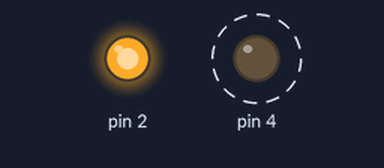
Recording of a sketch running on a simulated Arduino Uno, built with avr-gcc and run on an emulated ATmega328P. Shown: output pins drawn as LEDs (lit = HIGH). Dashed ring = blinking.

Above: at 0.25 s.
At 5.15 s:
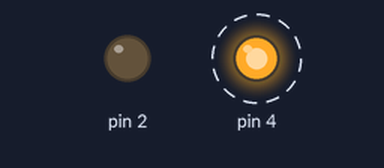
Timing chart, 0 to 6.6 s (numbered marks = the images above):
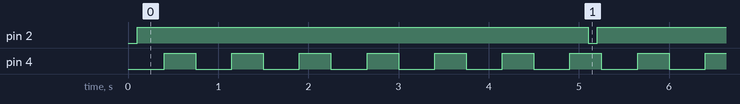

Measured:
- by itself, pin 2: alternates HIGH for 5.0 s and LOW for 0.10 s
- by itself, pin 4: alternates HIGH for 0.35 s and LOW for 0.40 s
- by itself, everything shown: repeats every 25.5 s, in 77 steps

The sketch:

POO_Clases_milis.ino
```cpp
//Una clase no es necesariamente una funcion que se ejecute en cuanto se topa en el
//codigo, de hecho no se puede utilizar de manera directa
//se tienen que usar "clones" para poder acceder a las variables

//Para este ejemplo no requieres nada mas que tu Altair
class Flasher
{
  //Dentro de una clase van variables y funciones. Asi como un constructor y un destructor
  //En una clase no se pueden inicializar las variables de manera directa, solo se les da nombre y tipo
  //Es ahi donde entra el constructor. Mas adelante veras como funciona.
  int ledPin; // el numero del PIN que se usara
  long OnTime; // milisegundos del tiempo encendido
  long OffTime; // millisegundos del tiempo apagado

  int ledState; //Se usara para escribir con digitalWrite en ledPin
  unsigned long previousMillis; // Variable que registra en que ms fue la ultima vez que hubo un cambio


  public: //public, private y protected, eso es parte de la estructura de una clase. Te lo dejo de tarea.
    Flasher(int pin, long on, long off) //Esto es un constructor (es lo que define la plantilla que se usara
    //a la hora de "clonar" la clase para poder emplearla). Tambien nos dice que va a necesitar 3 parametros cuando se usen sus "clones".
    {
      ledPin = pin; //Y aqui es donde podemos inicilizar los valores predeterminados que tendran los clones de la clase
      pinMode(ledPin, OUTPUT);
      OnTime = on;
      OffTime = off;
      ledState = LOW;
      previousMillis = 0;
    }

    void Update() //Sin problemas, dentro de la clase se puede crear una funcion
    {
      // Checa si ya es momento de cambiar el estado del led
      unsigned long currentMillis = millis();
      if((ledState == LOW) && (currentMillis - previousMillis >= OnTime)) //Si el led esta encendido y han pasado N milisegundos desde la ultima vez que se encendio, entonces
      {
        ledState = HIGH; // .. entonces cambia la variable
        previousMillis = currentMillis; // "La ultima vez que se hizo el cambio fue AHORA!"
        digitalWrite(ledPin, ledState); // Actualiza el estado del LED respecto a LEDSTATE
      }
      else if ((ledState == HIGH) && (currentMillis - previousMillis >= OffTime)) //Si el led esta apagado y han pasado N milisegundos desde la ultima vez que se apago, entonces
      {
      ledState = LOW;  // .. entonces cambia la variable
      previousMillis = currentMillis; // "La ultima vez que se hizo el cambio fue AHORA!"
      digitalWrite(ledPin, ledState); // Actualiza el estado del LED respecto a LEDSTATE
      }
    }
};
//Ok ya tienes toda tu clase bien hecha y lista para comenzar a clonar, no olvides que segun la tecleaste, deberas darle 3 parametros.

//Esta es la forma en que luce un clon de la clase, es tal como creas una variable, salvo que esta es de tipo *nombre_de_clase*

Flasher led1(2, 100, 5000); // Led 1 es un Flasher; usara el pin 14, estara prendido 100 ms y apagado por 400 ms (LED VERDE)
Flasher led2(4, 400, 350); // Led 2 es un Flasher; usara el pin 15, estara prendido 350 ms y apagado por 350 ms (LED AZUL)
Flasher led3(7000, 25, 25); // Led 2 es un Flasher; usara el pin 15, estara prendido 350 ms y apagado por 350 ms (LED AZUL)


void setup()
{
 //Woah, te preguntabas donde estaba la funcion setup. Aunque este vacia, es necesaria para poder compilar y ejecutar el codigo, asi que deberas teclearla de igual forma.
}
void loop() //Ahora, el codigo que se ejecuta infinitas veces..
{
  led1.Update(); //Recuerdas que creaste un clon de la clase flasher? Bueno, ahora tienes acceso a las variables de la clase flasher que se llama led1
  led2.Update(); //La nomeclatura de esto es parte de las clases de POO, revisa en internet como funciona esto
  led3.Update();
}
```
